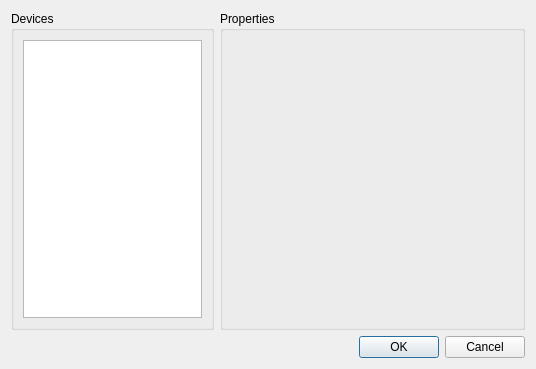
<?xml version="1.0" encoding="UTF-8"?>
<ui version="4.0">
 <class>deviceInterface</class>
 <widget class="QDialog" name="deviceInterface">
  <property name="geometry">
   <rect>
    <x>0</x>
    <y>0</y>
    <width>536</width>
    <height>369</height>
   </rect>
  </property>
  <property name="windowTitle">
   <string>Device Interface</string>
  </property>
  <property name="windowIcon">
   <iconset>
    <normaloff>../icons/ve_icon16x16.xpm</normaloff>../icons/ve_icon16x16.xpm</iconset>
  </property>
  <layout class="QVBoxLayout" name="verticalLayout">
   <item>
    <layout class="QHBoxLayout" name="horizontalLayout_4" stretch="2,3">
     <item>
      <widget class="QGroupBox" name="groupBox">
       <property name="title">
        <string>Devices</string>
       </property>
       <layout class="QHBoxLayout" name="horizontalLayout">
        <item>
         <widget class="QListWidget" name="deviceList"/>
        </item>
       </layout>
      </widget>
     </item>
     <item>
      <widget class="QGroupBox" name="groupBox_2">
       <property name="title">
        <string>Properties</string>
       </property>
       <layout class="QHBoxLayout" name="horizontalLayout_2">
        <item>
         <widget class="QWidget" name="widget" native="true"/>
        </item>
       </layout>
      </widget>
     </item>
    </layout>
   </item>
   <item>
    <layout class="QHBoxLayout" name="horizontalLayout_3">
     <item>
      <spacer name="horizontalSpacer">
       <property name="orientation">
        <enum>Qt::Horizontal</enum>
       </property>
       <property name="sizeHint" stdset="0">
        <size>
         <width>40</width>
         <height>20</height>
        </size>
       </property>
      </spacer>
     </item>
     <item>
      <widget class="QPushButton" name="okButton">
       <property name="text">
        <string>OK</string>
       </property>
      </widget>
     </item>
     <item>
      <widget class="QPushButton" name="cancelButton">
       <property name="text">
        <string>Cancel</string>
       </property>
      </widget>
     </item>
    </layout>
   </item>
  </layout>
 </widget>
 <resources/>
 <connections>
  <connection>
   <sender>okButton</sender>
   <signal>clicked()</signal>
   <receiver>deviceInterface</receiver>
   <slot>close()</slot>
   <hints>
    <hint type="sourcelabel">
     <x>404</x>
     <y>349</y>
    </hint>
    <hint type="destinationlabel">
     <x>347</x>
     <y>364</y>
    </hint>
   </hints>
  </connection>
  <connection>
   <sender>cancelButton</sender>
   <signal>clicked()</signal>
   <receiver>deviceInterface</receiver>
   <slot>close()</slot>
   <hints>
    <hint type="sourcelabel">
     <x>480</x>
     <y>354</y>
    </hint>
    <hint type="destinationlabel">
     <x>477</x>
     <y>364</y>
    </hint>
   </hints>
  </connection>
 </connections>
</ui>
